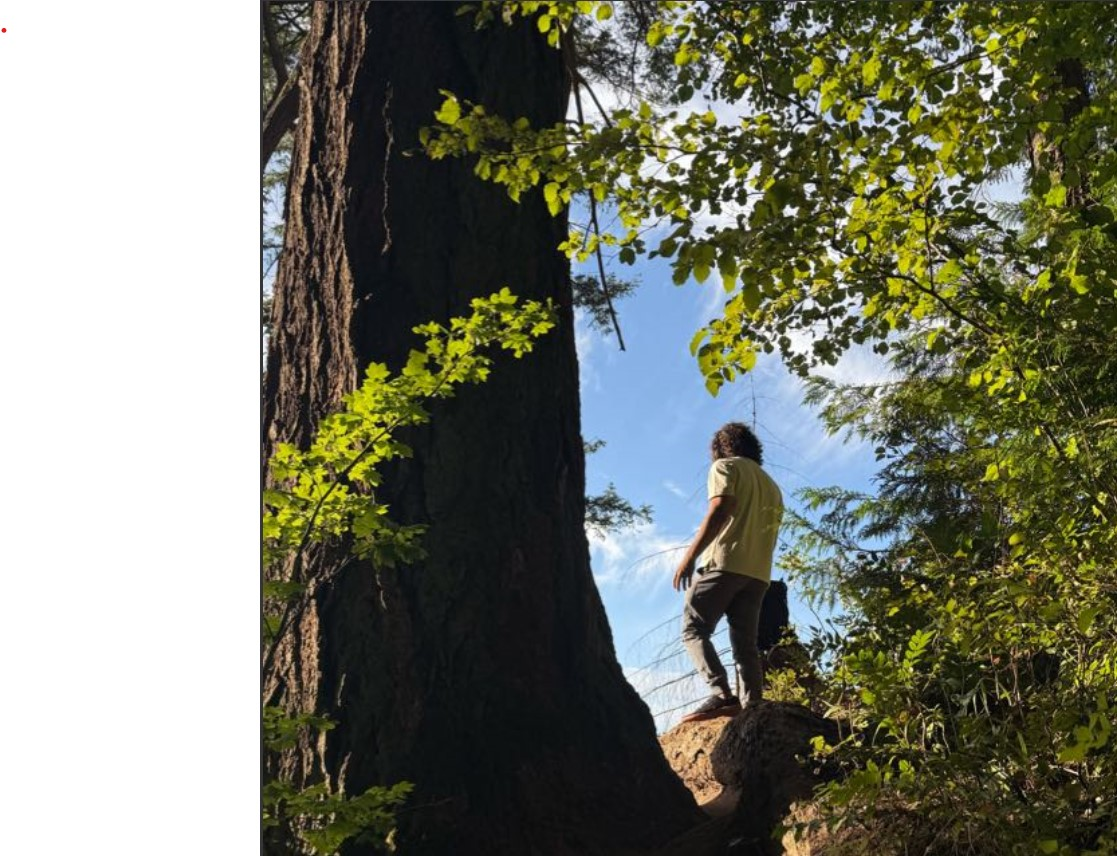
#> input picture th.jpg, 1117 x 856 px
$ python codigo.py
#> lines starting #> are read from the running program, lines starting #| are printed output that depends on the picture; after the words box and inside, x2 and y2 are one past the last pixel; in counts of white or black regions, pixels touching at a corner belong together
import cv2
import numpy as np

# Define the cube's vertices in 3D space
cube_vertices = np.array([
    [-1, -1, -1], [1, -1, -1], [1, 1, -1], [-1, 1, -1],  # Back face
    [-1, -1,  1], [1, -1,  1], [1, 1,  1], [-1, 1,  1]   # Front face
], dtype=np.float32)

# Define the cube's faces using vertex indices
cube_faces = [
    [0, 1, 2, 3],  # Back
    [4, 5, 6, 7],  # Front
    [0, 1, 5, 4],  # Bottom
    [3, 2, 6, 7],  # Top
    [0, 3, 7, 4],  # Left
    [1, 2, 6, 5]   # Right
]

# Define texture corners for mapping
texture_corners = np.array([[0, 0], [200, 0], [200, 200], [0, 200]], dtype=np.float32)

def get_rotation_matrix(angle_x, angle_y, angle_z):
    """Generates a 3D rotation matrix from angles in degrees."""
    Rx = np.array([
        [1, 0, 0],
        [0, np.cos(angle_x), -np.sin(angle_x)],
        [0, np.sin(angle_x), np.cos(angle_x)]
    ])

    Ry = np.array([
        [np.cos(angle_y), 0, np.sin(angle_y)],
        [0, 1, 0],
        [-np.sin(angle_y), 0, np.cos(angle_y)]
    ])

    Rz = np.array([
        [np.cos(angle_z), -np.sin(angle_z), 0],
        [np.sin(angle_z), np.cos(angle_z), 0],
        [0, 0, 1]
    ])

    return Rz @ Ry @ Rx  # Combined rotation

def project_3d_to_2d(points_3d, img_size=500):
    """Projects 3D points onto a 2D plane using perspective projection."""
    projected_points = []
    for p in points_3d:
        x, y, z = p
        z += 5  # Avoid division by zero
        x_2d = int(img_size / 2 + (x / z) * img_size)
        y_2d = int(img_size / 2 - (y / z) * img_size)
        projected_points.append([x_2d, y_2d])

    return np.array(projected_points, dtype=np.float32)

def warp_with_homography(src_img, homography_matrix, output_size):
    """Applies a homography using vectorized operations."""
    height, width = output_size
    is_color = len(src_img.shape) == 3  # Check if image is color (multi-channel)

    # Create empty output image
    if is_color:
        dst = np.zeros((height, width, src_img.shape[2]), dtype=src_img.dtype)
    else:
        dst = np.zeros((height, width), dtype=src_img.dtype)

    # Create a grid of destination pixel coordinates
    oy, ox = np.meshgrid(np.arange(height), np.arange(width), indexing='ij')

    dest_coords = np.vstack((ox.ravel(), oy.ravel(), np.ones(ox.size)))

    # Apply the homography transformation to all pixels
    xw, yw, w = homography_matrix.dot(dest_coords)

    epsilon = 10**-4
    w = np.where(np.abs(w) < epsilon, epsilon, w)  # Set small w values to epsilon

    tx = (xw / w).astype(int)
    ty = (yw / w).astype(int)

    # Create a mask for valid coordinates
    valid_mask = (tx >= 0) & (tx < src_img.shape[1]) & (ty >= 0) & (ty < src_img.shape[0])

    # Get the valid indices
    valid_indices = np.where(valid_mask.ravel())[0]

    # Map the valid source pixels to destination pixels
    if is_color:
        dst[oy.ravel()[valid_indices], ox.ravel()[valid_indices], :] = src_img[ty[valid_indices], tx[valid_indices], :]
    else:
        dst[oy.ravel()[valid_indices], ox.ravel()[valid_indices]] = src_img[ty[valid_indices], tx[valid_indices]]

    return dst

def render_cube(textures, angle_x, angle_y, angle_z):
    """Renders a spinning cube with texture mapping."""
    # Rotate the cube
    R = get_rotation_matrix(np.radians(angle_x), np.radians(angle_y), np.radians(angle_z))
    rotated_vertices = np.dot(cube_vertices, R.T)

    face_depths = []
    for face in cube_faces:
        avg_depth = np.mean(rotated_vertices[face, 2])  # Average Z-depth of face
        face_depths.append((avg_depth, face))

    face_depths.sort(reverse=True, key=lambda x: x[0])

    # Project 3D to 2D
    projected_vertices = project_3d_to_2d(rotated_vertices)

    img = np.zeros((500, 500, 3), dtype=np.uint8)

    # Draw and texture each face
    for _, face in face_depths:
        face_2d = projected_vertices[face]

        H, _ = cv2.findHomography(texture_corners, face_2d)

        # Get the corresponding texture for this face
        face_index = cube_faces.index(face)
        texture = textures[face_index]

        # Apply the homography
        warped_texture = warp_with_homography(texture, np.linalg.inv(H), (500, 500))

        # Create mask
        mask = (warped_texture != 0).any(axis=2).astype(np.uint8) * 255

        mask_3d = np.stack([mask] * img.shape[2], axis=2)

        # Apply the texture according to mask
        img = np.where(mask_3d > 0, warped_texture, img)

    return img

# Load textures
textures = [
    cv2.imread("th.jpg"),
    cv2.imread("bulcao.jpg"),
    cv2.imread("cosenza.jpg"),
    cv2.imread("hamilton.jpg"),
    cv2.imread("laxe.jpg"),
    cv2.imread("vieira.jpg")
]
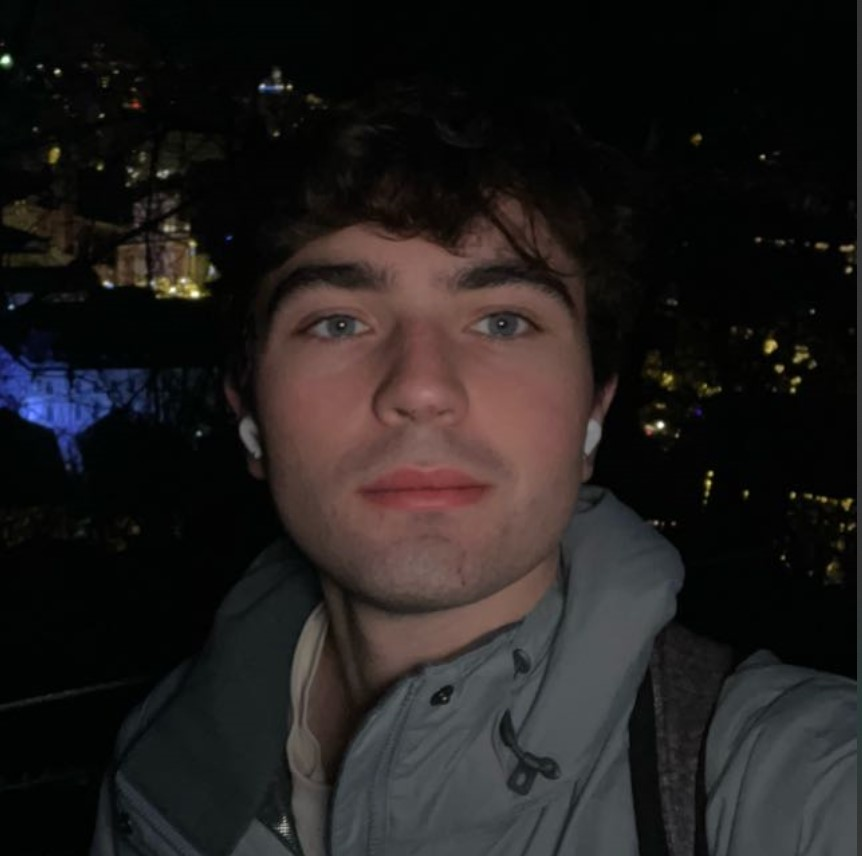
#> input picture bulcao.jpg, 862 x 856 px
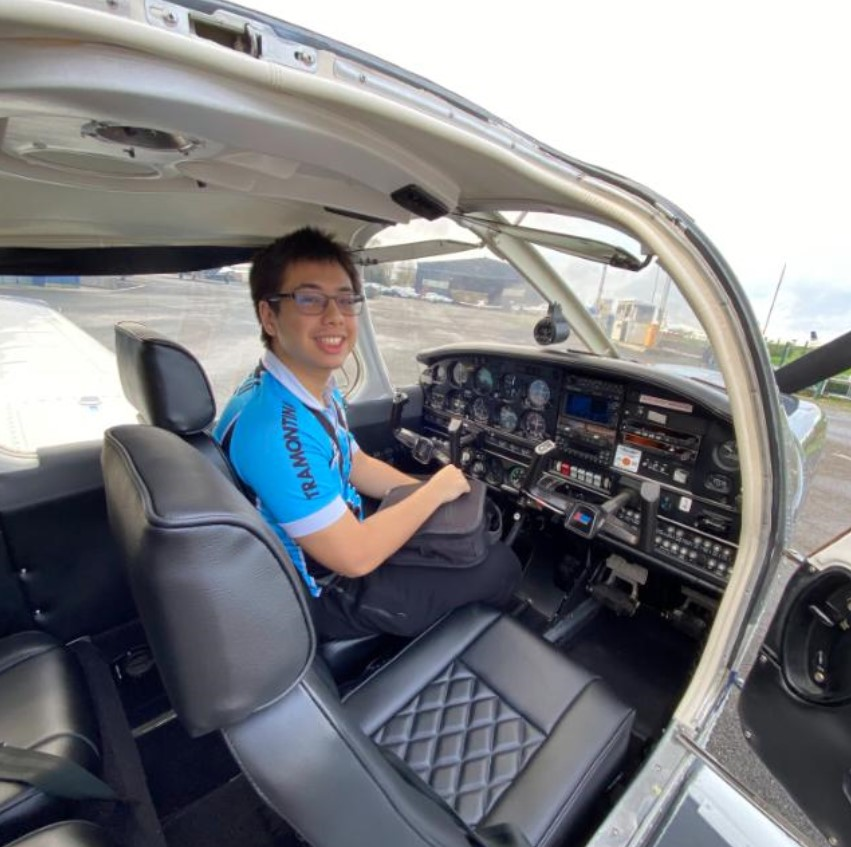
#> input picture cosenza.jpg, 851 x 847 px
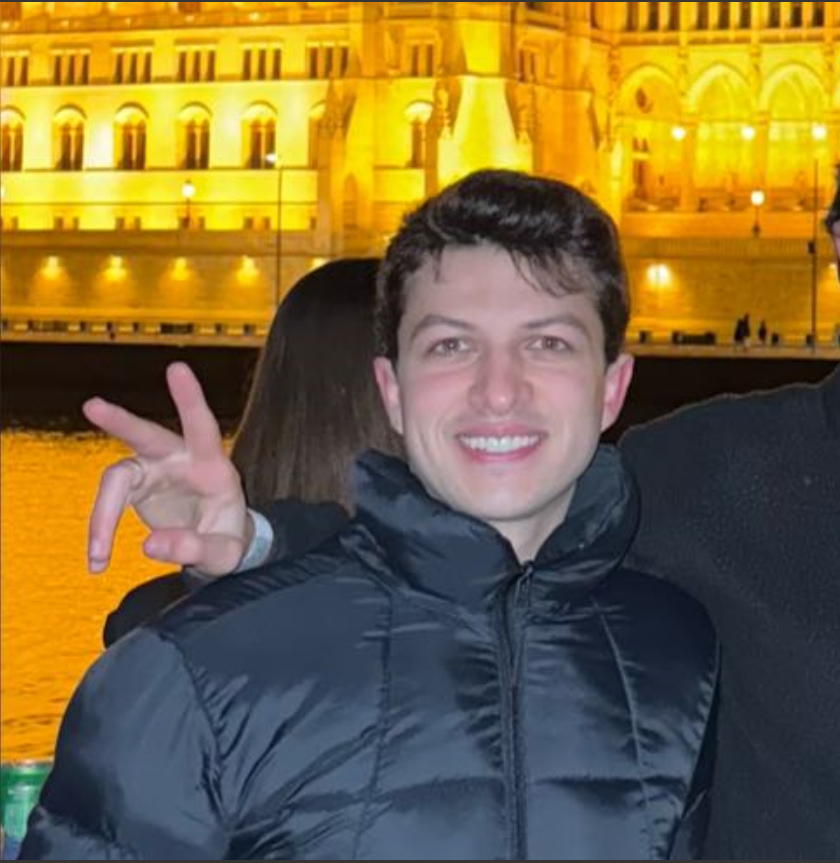
#> input picture hamilton.jpg, 840 x 863 px
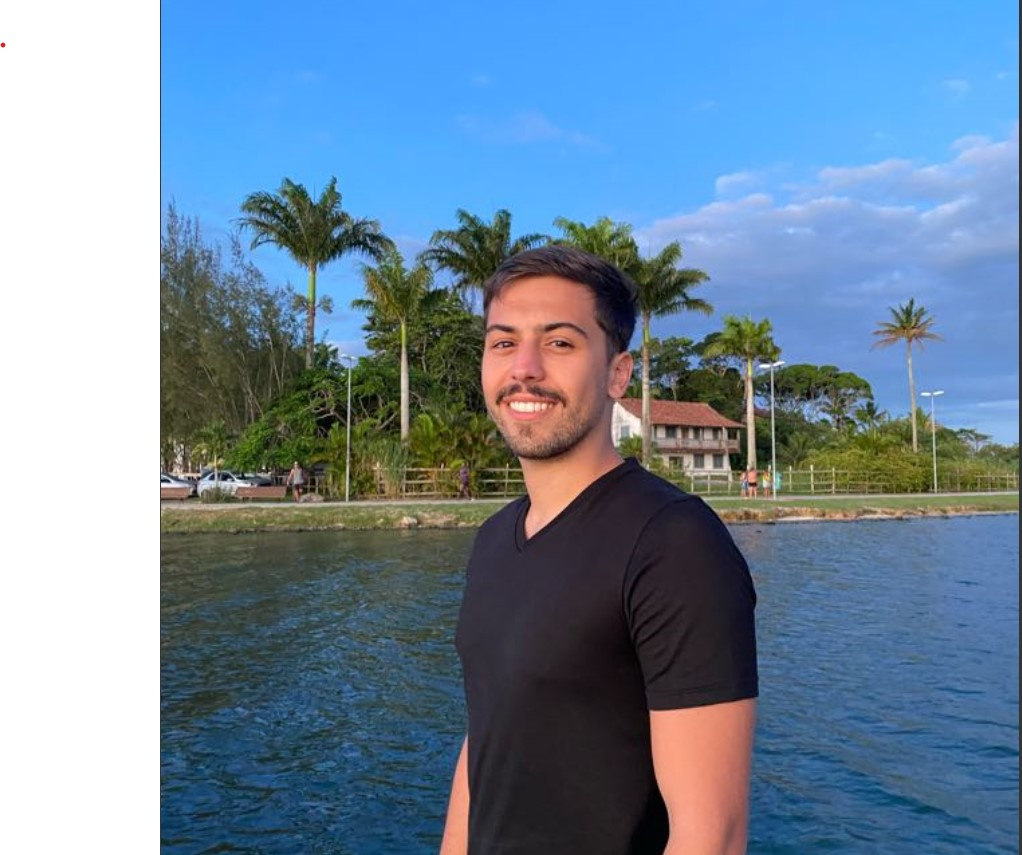
#> input picture laxe.jpg, 1022 x 855 px
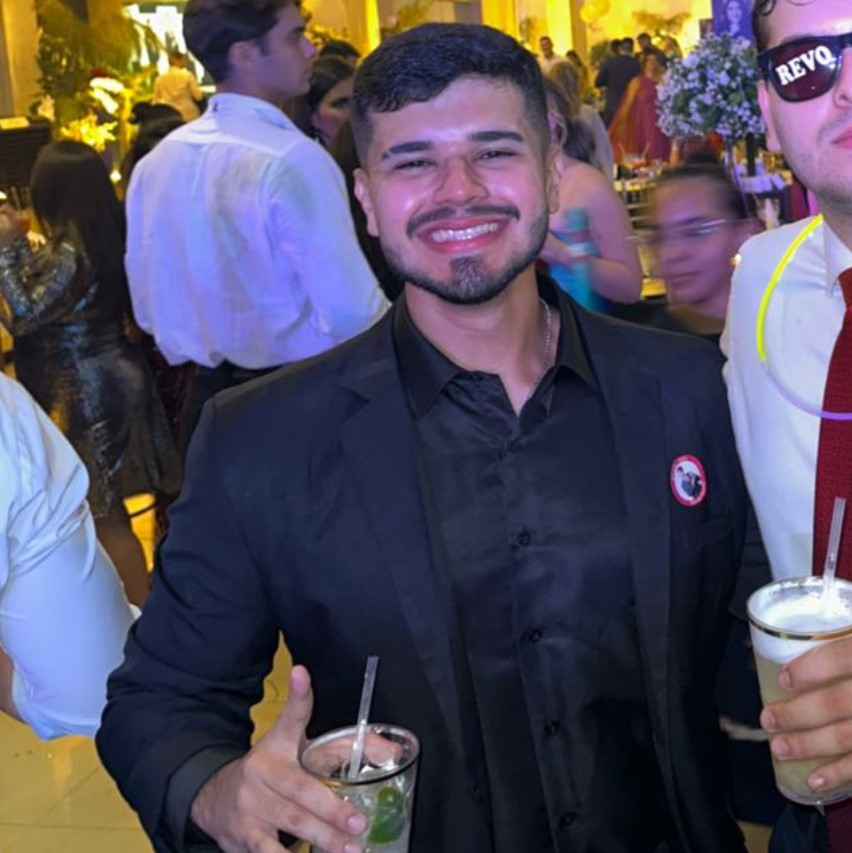
#> input picture vieira.jpg, 852 x 853 px

# Resize textures to fit the faces of the cube
textures = [cv2.resize(texture, (200, 200)) for texture in textures]
#> textures = 6 items

# Animation loop
angle_x, angle_y, angle_z = 0, 0, 0
while True:
    angle_x += 2
    angle_y += 3
    angle_z += 1

    frame = render_cube(textures, angle_x, angle_y, angle_z)
#> the loop in render_cube, `for _, face in face_depths:` made 6 passes
#> pass 1, in render_cube, `mask = (warped_texture != 0).any(axis=2).astype(np.uint8) * 255`:
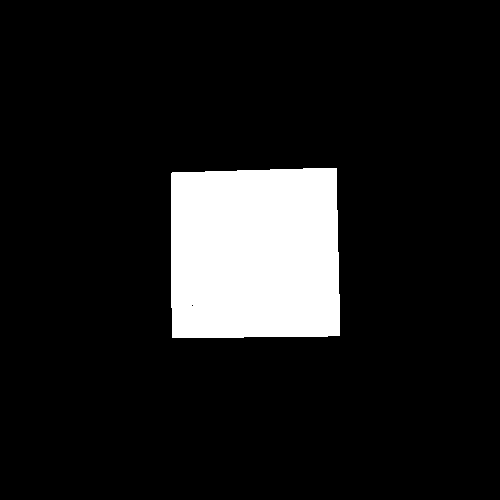
#> mask: shape (500, 500); 11.2% white; 1 white region, box (x1, y1, x2, y2) and area: (171, 168, 340, 338) 28007
#> after the loop in render_cube, `for _, face in face_depths:`:
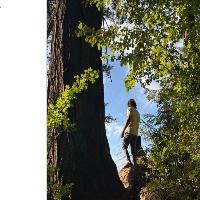
#> texture: shape (200, 200, 3); mean of channels 0, 1, 2 107, 121.3, 118.9; drawn as B, G, R

    if np.any(frame[0, :] != 0) or np.any(frame[-1, :] != 0) or np.any(frame[:, 0] != 0) or np.any(frame[:, -1] != 0):
        continue

    # Show the animation
    cv2.imshow("Spinning Cube", frame)
    if cv2.waitKey(30) & 0xFF == 27:  # Press ESC to exit
#> (key Esc is pressed here)
        break

cv2.destroyAllWindows()
